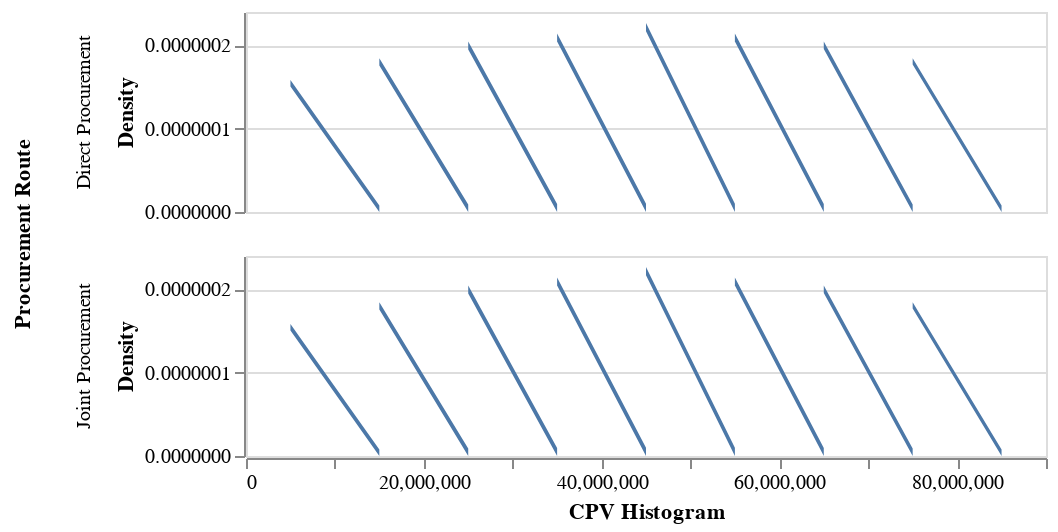

The code cell stored with this chart in its notebook:
### Code cell
records = []
for route in data["procurement_routes"]:
    route_name = route["key"]
    for bucket in route["cpv_histogram"]:
        records.append({
            "procurement_route": route_name,
            "cpv_bin": bucket["key"],
            "doc_count": bucket["doc_count"]
        })

# Create a DataFrame
df = pd.DataFrame(records)

# Create the Altair plot
chart = alt.Chart(df).transform_density(
    density='cpv_bin',
    groupby=['procurement_route'],
    as_=['cpv_bin', 'density']
).mark_area().encode(
    alt.X("cpv_bin:Q", bin=alt.Bin(step=10000000), title="CPV Histogram"),
    alt.Y("density:Q", title="Density"),
    alt.Row("procurement_route:N", title="Procurement Route")
).properties(
    width=400,
    height=100
)

chart

### Figure 1 — Vega-Lite specification as saved in the notebook (floating-point values rounded to 4 significant figures)
{"config": {"view": {"continuousWidth": 300, "continuousHeight": 300}}, "data": {"name": "data-cc5e703b9eed67bfbebac43962d603dc"}, "mark": {"type": "area"}, "encoding": {"row": {"field": "procurement_route", "title": "Procurement Route", "type": "nominal"}, "x": {"bin": {"step": 10000000}, "field": "cpv_bin", "title": "CPV Histogram", "type": "quantitative"}, "y": {"field": "density", "title": "Density", "type": "quantitative"}}, "height": 100, "transform": [{"density": "cpv_bin", "groupby": ["procurement_route"], "as": ["cpv_bin", "density"]}], "width": 400, "$schema": "https://vega.github.io/schema/vega-lite/v5.20.1.json", "datasets": {"data-cc5e703b9eed67bfbebac43962d603dc": [{"procurement_route": "Direct Procurement", "cpv_bin": 0, "doc_count": 56344}, {"procurement_route": "Direct Procurement", "cpv_bin": 10000000, "doc_count": 61026}, {"procurement_route": "Direct Procurement", "cpv_bin": 20000000, "doc_count": 22798}, {"procurement_route": "Direct Procurement", "cpv_bin": 30000000, "doc_count": 408915}, {"procurement_route": "Direct Procurement", "cpv_bin": 40000000, "doc_count": 295593}, {"procurement_route": "Direct Procurement", "cpv_bin": 50000000, "doc_count": 87426}, {"procurement_route": "Direct Procurement", "cpv_bin": 60000000, "doc_count": 90188}, {"procurement_route": "Direct Procurement", "cpv_bin": 70000000, "doc_count": 325144}, {"procurement_route": "Direct Procurement", "cpv_bin": 80000000, "doc_count": 61264}, {"procurement_route": "Direct Procurement", "cpv_bin": 90000000, "doc_count": 118533}, {"procurement_route": "Joint Procurement", "cpv_bin": 0, "doc_count": 5267}, {"procurement_route": "Joint Procurement", "cpv_bin": 10000000, "doc_count": 2777}, {"procurement_route": "Joint Procurement", "cpv_bin": 20000000, "doc_count": 923}, {"procurement_route": "Joint Procurement", "cpv_bin": 30000000, "doc_count": 13904}, {"procurement_route": "Joint Procurement", "cpv_bin": 40000000, "doc_count": 6462}, {"procurement_route": "Joint Procurement", "cpv_bin": 50000000, "doc_count": 2901}, {"procurement_route": "Joint Procurement", "cpv_bin": 60000000, "doc_count": 5165}, {"procurement_route": "Joint Procurement", "cpv_bin": 70000000, "doc_count": 8457}, {"procurement_route": "Joint Procurement", "cpv_bin": 80000000, "doc_count": 1182}, {"procurement_route": "Joint Procurement", "cpv_bin": 90000000, "doc_count": 2944}]}}
